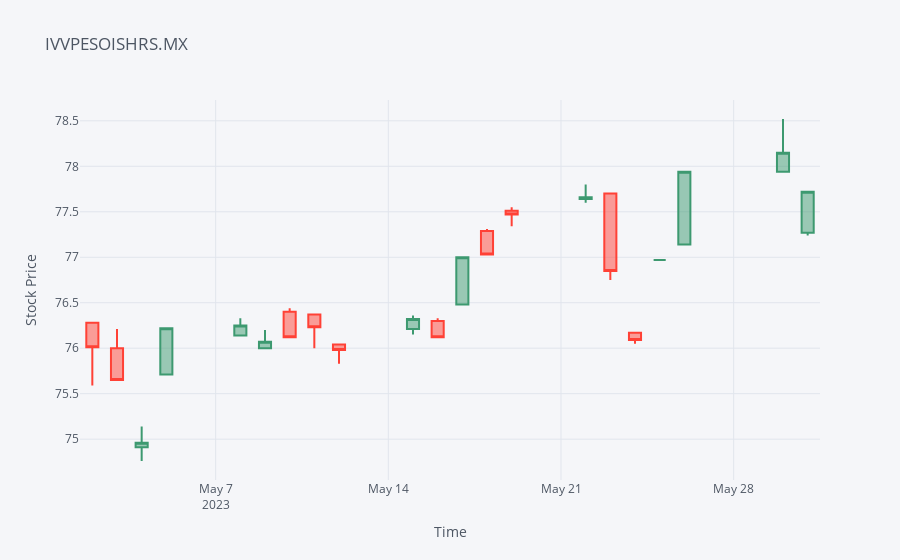

Notebook code cell kept with this figure:
### Code cell
# ivvpesoishrs.loc["2017-05"].iplot(kind= "candle")
ivvpesoishrs.loc["05-2023"].iplot(kind= "candle", 
                                  colorscale= "pubugn", 
                                  title= "IVVPESOISHRS.MX", 
                                  xTitle= "Time", 
                                  yTitle= "Stock Price")

### Figure 1 — Plotly figure (JSON) as saved in the notebook; plotly's stock layout.template omitted (floating-point values rounded to 4 significant figures)
{"data": [{"close": [76.01, 75.65, 74.96, 76.22, 76.25, 76.07, 76.12, 76.23, 75.98, 76.32, 76.12, 77, 77.03, 77.47, 77.66, 76.85, 76.09, 76.97, 77.94, null, 78.15, 77.72], "high": [76.28, 76.21, 75.14, 76.22, 76.33, 76.2, 76.44, 76.37, 76.04, 76.36, 76.33, 77, 77.31, 77.55, 77.8, 77.7, 76.17, 76.97, 77.94, null, 78.52, 77.72], "low": [75.59, 75.65, 74.76, 75.71, 76.14, 76, 76.12, 76, 75.83, 76.15, 76.12, 76.48, 77.03, 77.34, 77.6, 76.75, 76.05, 76.97, 77.14, null, 77.94, 77.24], "open": [76.28, 76, 74.91, 75.71, 76.14, 76, 76.4, 76.37, 76.04, 76.21, 76.3, 76.48, 77.29, 77.51, 77.64, 77.7, 76.17, 76.97, 77.14, null, 77.94, 77.27], "showlegend": false, "type": "candlestick", "x": ["2023-05-02", "2023-05-03", "2023-05-04", "2023-05-05", "2023-05-08", "2023-05-09", "2023-05-10", "2023-05-11", "2023-05-12", "2023-05-15", "2023-05-16", "2023-05-17", "2023-05-18", "2023-05-19", "2023-05-22", "2023-05-23", "2023-05-24", "2023-05-25", "2023-05-26", "2023-05-29", "2023-05-30", "2023-05-31"], "yaxis": "y2"}], "layout": {"legend": {"bgcolor": "#F5F6F9", "font": {"color": "#4D5663"}}, "paper_bgcolor": "#F5F6F9", "plot_bgcolor": "#F5F6F9", "title": {"font": {"color": "#4D5663"}, "text": "IVVPESOISHRS.MX"}, "xaxis": {"gridcolor": "#E1E5ED", "rangeslider": {"visible": false}, "showgrid": true, "tickfont": {"color": "#4D5663"}, "title": {"font": {"color": "#4D5663"}, "text": "Time"}, "zerolinecolor": "#E1E5ED"}, "yaxis": {"gridcolor": "#E1E5ED", "showgrid": true, "showticklabels": false, "tickfont": {"color": "#4D5663"}, "title": {"font": {"color": "#4D5663"}, "text": "Stock Price"}, "zerolinecolor": "#E1E5ED"}, "yaxis2": {"gridcolor": "#E1E5ED", "showgrid": true, "tickfont": {"color": "#4D5663"}, "title": {"font": {"color": "#4D5663"}, "text": "Stock Price"}, "zerolinecolor": "#E1E5ED"}}}
